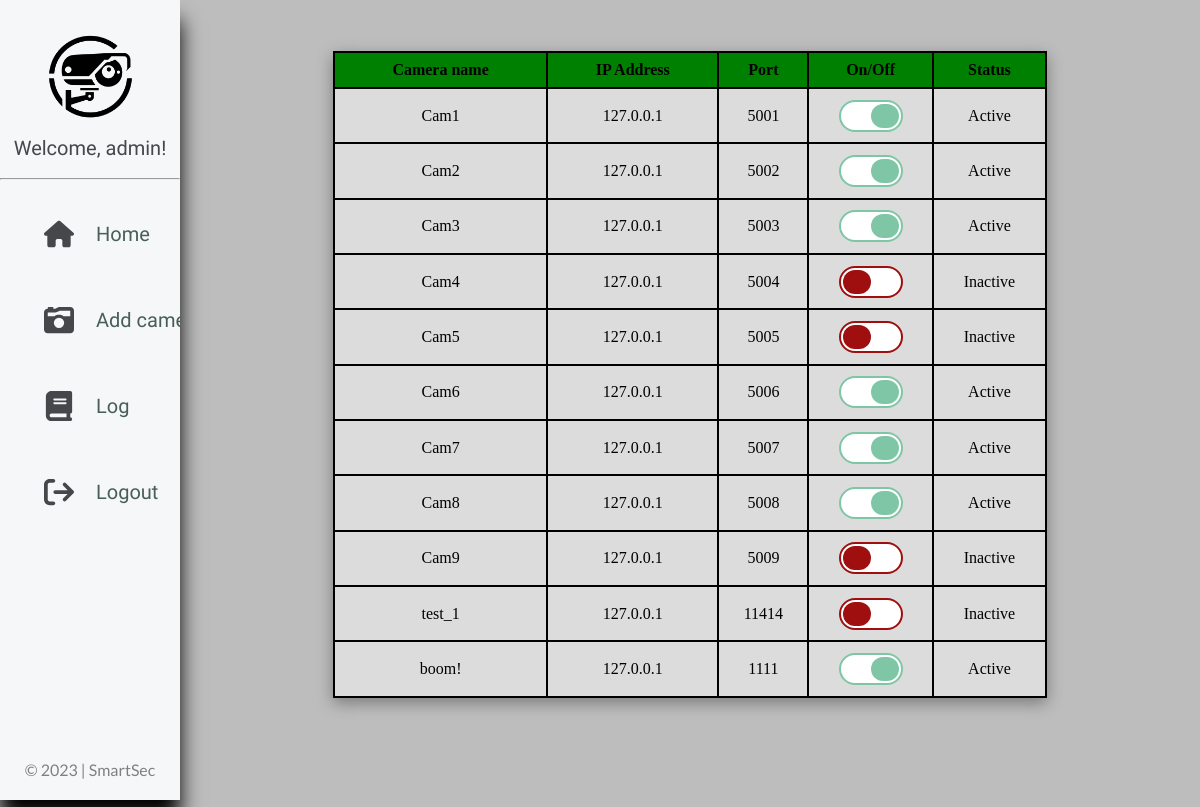
The app's page /detailed_view (signed in), older data.
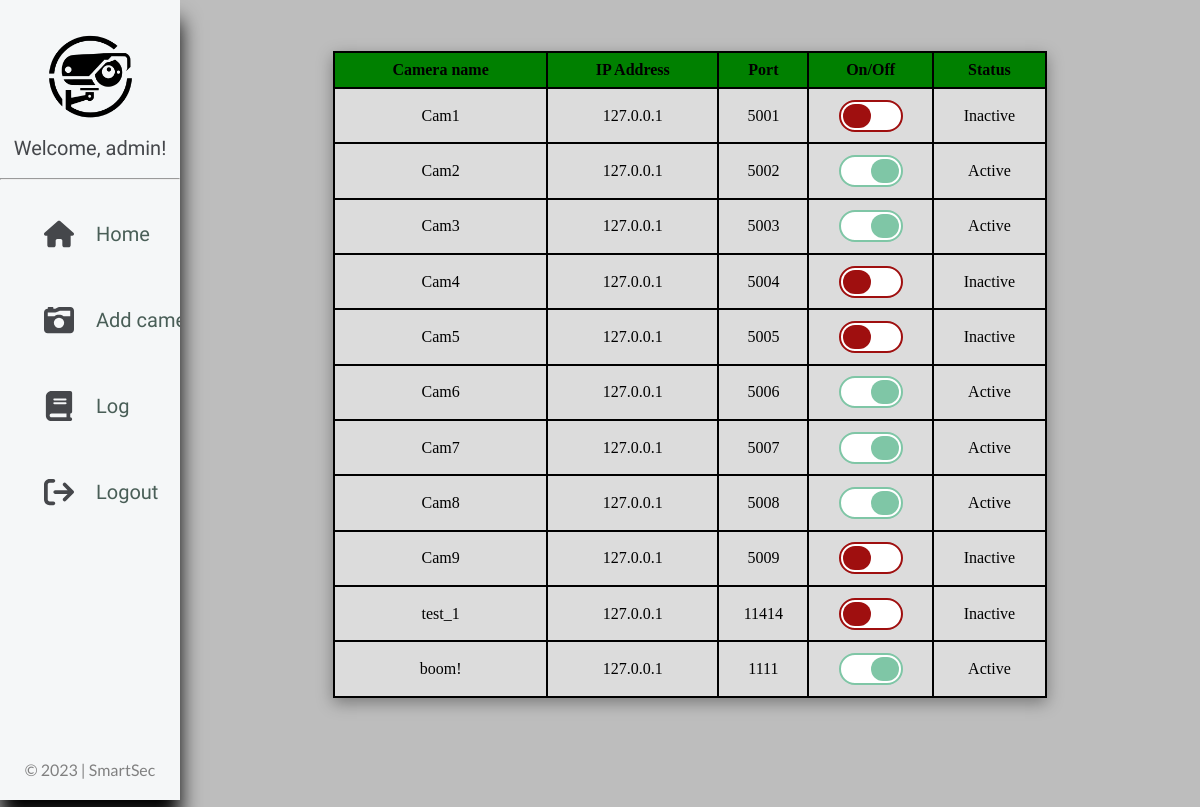
The same page, newer data.
### tables this page shows
CREATE TABLE t_cameras (cname TEXT, port INTEGER, status TEXT, lat FLOAT, lng FLOAT);

### server.py (the view)
@app.route('/detailed_view')
def detailed_view():
    if not session.get('loggedin_as'):
        return redirect('/login')
    cameras = fetch_all_camera_from_db()
    return render_template('detailedView.html',cameras=cameras, user=session.get('loggedin_as'))

### server.py (called while the page is built)
def dict_factory(cursor, row):
    d = {}
    for idx, col in enumerate(cursor.description):
        d[col[0]] = row[idx]
    return d

def fetch_all_camera_from_db():
    new_connect = sqlite3.connect('database.db')
    cursor = new_connect.cursor()
    cursor.row_factory = dict_factory
    cursor.execute('SELECT * FROM t_cameras')
    return cursor.fetchall()

### templates/detailedView.html (shortened to what this page needs)
{% extends 'base.html' %}
{% block body %}
<table class="rwd-table">
    <tr class="table-header">
        <th>Camera name</th>
        <th>IP Address</th>
        <th>Port</th>
        <th>On/Off</th>
        <th>Status</th>
    </tr>
    {% for cam_info in cameras %}
    <tr class="table-entry">
        <td data-th="Camera name">{{cam_info.cname}}</td>
        <td data-th="IP Address">127.0.0.1</td>
        <td data-th="port">{{cam_info.port}}</td>
        <td data-th="On/Off" class="button-values">
            <div class="middle-button">
                <label class="tgl-btn{% if cam_info.status == 'Inactive' %} red{% endif %}" for="cb{{ loop.index }}"></label>
            </div>
        </td>
        <td data-th="Status">{{cam_info.status}}</td>
    </tr>
    {% endfor %}
</table>
{% endblock %}

### templates/base.html (shortened to what this page needs)
<!DOCTYPE html>
<html lang="en">
    <head>
        <link rel="stylesheet" href="{{ url_for('static', filename='css/main.css')}}">
        <link rel="stylesheet" href="https://cdnjs.cloudflare.com/ajax/libs/font-awesome/4.7.0/css/font-awesome.min.css">
    </head>
<body>
    <div class="sidepanel">
        <img class="sidepanel-logo" src="{{ url_for('static', filename='new-logo-black.png')}}">
        <p style="margin-top: -10%;" class="sidepanel-urls">Welcome, {{ user[0] }}!</p>
        <hr>
        <a id = "style-3" class="sidepanel-urls" href="{{ url_for('home') }}"><span><i class="fa fa-home"></i>Home</span></a>
        {% if user[2] == 'admin' %}
        <a id="style-3" class="sidepanel-urls" href="{{ url_for('show_add_page') }}"><span> <i class="fa fa-camera-retro fa-lg" aria-hidden="true"></i>Add camera</span></a>
        <a id = "style-3" class="sidepanel-urls" href="{{ url_for('log') }}"><span><i class="fa fa-book" aria-hidden="true"></i>Log</span></a>
        {% endif %}
        <a id = "style-3" class="sidepanel-urls" href="{{ url_for('logout') }}"><span> <i class="fa fa-sign-out"></i>Logout</span></a>
        <div class="footer"><p>© 2023 | SmartSec</p></div>
    </div>
    <div class="main-container">
        {% block body %}{% endblock %}
    </div>
</body>
</html>

### static/css/main.css (style rules this page uses)
:root { --text: #18272F; }
body { background-color: #bdbdbd; margin: 0%; }
.sidepanel { background-color: #EEEEEE; font-family: 'Oswald'; width: 15%; height: 100vh; position: fixed; top: 0%; left: 0%; box-shadow: 0px 20px 20px; z-index: 1; background-color: #F5F7F8; overflow: hidden; }
.sidepanel .footer { width: 100%; position: absolute; top: 93%; }
.sidepanel .footer p { font-family: Lato, sans-serif; color: grey; font-weight: 400; text-align: center; }
.sidepanel-logo { width: 75%; margin: auto; padding-top: 5%; display: block; }
.sidepanel-urls { width: 100%; display: block; font-family: 'Oswald', sans-serif; color: black; font-size: 20px; margin: 0%; margin-top: 15%; padding-top: 10px; padding-bottom: 10px; text-decoration: none; color: #495E57; text-wrap: nowrap; }
p.sidepanel-urls { text-align: center; color: #45474B; }
.sidepanel-urls span { margin-left: 20%; position: relative; display: inline-flex; align-items: center; }
.fa, .fas, .svg-inline--fa { padding: 2px; margin-right: 6px; margin-left: 6px; text-shadow: 1px 1px 2px #1d1d19; color: #ffffff; }
.sidepanel-urls .fa, .sidepanel-urls .fas, .sidepanel-urls .svg-inline--fa { margin-right: 20px; text-shadow: 1px 1px 2px #ffffff; color: #45474B; font-size: 30px; width: 30px; height: 30px; }
.main-container { margin-left: 15%; height: 100vh; }
.rwd-table { width: 70%; border-collapse: collapse; margin: 0 auto; margin-top: 5%; margin-bottom: 1%; box-shadow: 0px 5px 15px rgba(0, 0, 0, 0.35); }
.table-header th { background-color: green; text-align: center; border: 2px solid black; padding: 8px; grid-column: 1/5; }
.table-entry td { text-align: center; background-color: gainsboro; border: 2px solid black; padding: 1.5%; }
.middle-button { display: flex; justify-content: center; }

Row changes from the older to the newer data that the page shows:
changed t_cameras "Cam1": status "Active" → "Inactive"
